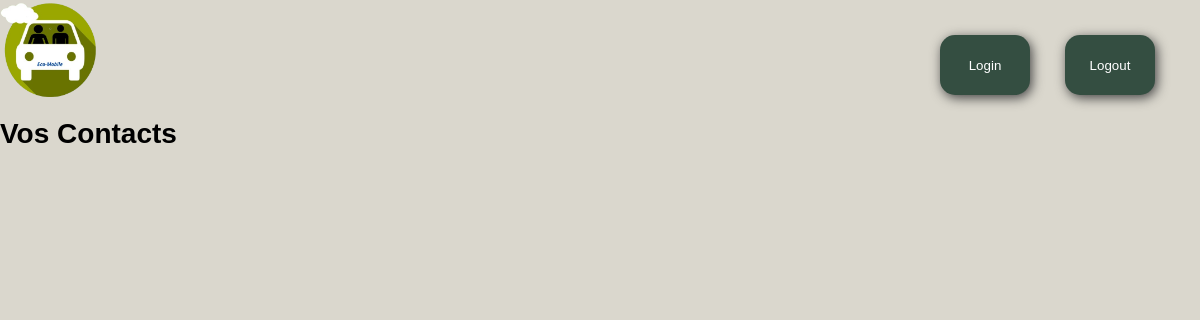
/contacts (signed in), run on an earlier commit of the app's database.
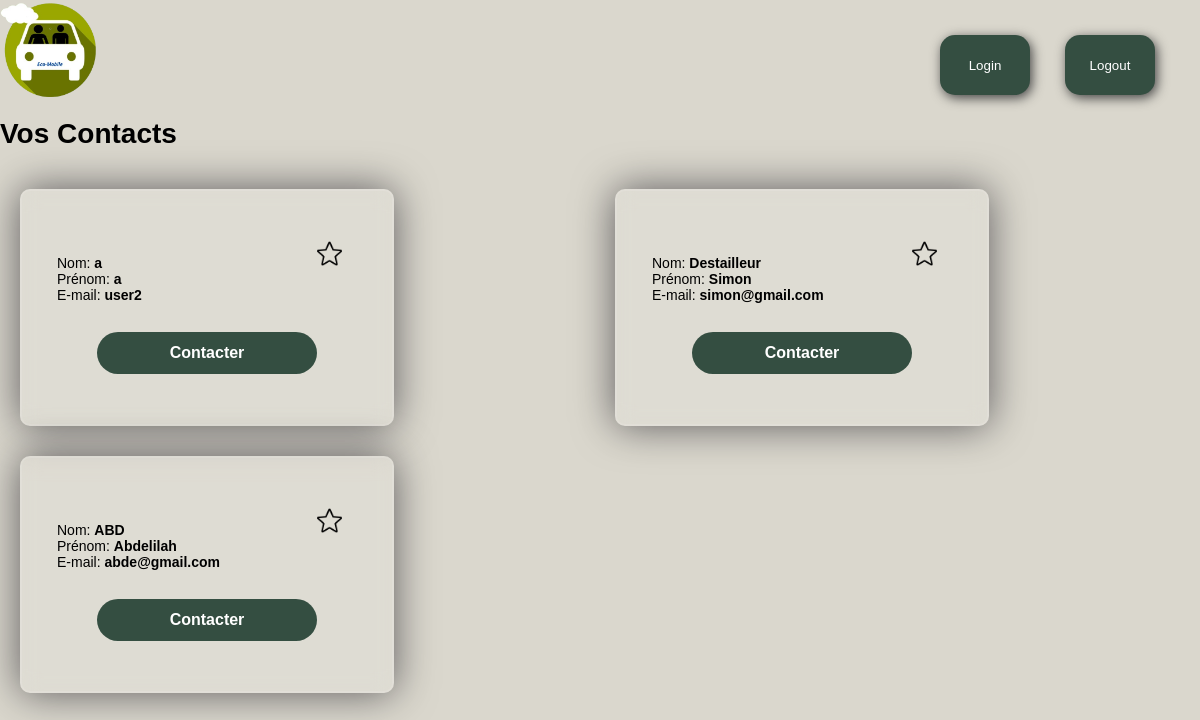
And on a later commit of the database.
### tables this page shows
CREATE TABLE identifiants (
	id INTEGER PRIMARY KEY AUTOINCREMENT,
	nom VARCHAR(100),
	prenom VARCHAR(100),
	numero VARCHAR(10),
	lat REAL,
	long REAL,
	username VARCHAR(255), -- Longueur maximale standard pour une adresse e-mail
	password VARCHAR(255), -- Longueur maximale pour le mot de passe
	creation_date TIMESTAMP DEFAULT CURRENT_TIMESTAMP,
	last_login TIMESTAMP,
	status BOOLEAN DEFAULT 0, -- TRUE pour activé, FALSE pour désactivé
	is_admin BOOLEAN DEFAULT 0 -- TRUE pour administrateur, FALSE pour utilisateur standard
);

### main.py (the view)
@app.route('/contacts')
def contacts():
	db, cursor = connect_db()
	cursor.execute(f"SELECT nom, prenom, username FROM identifiants WHERE username != '{get_username(request)}' ORDER BY last_login;")
	contacts = cursor.fetchall()
	return render_template('contacts.html', contacts=contacts)

### cryptage.py (called while the page is built)
def generate_fernet_key(master_key, seed):
    data = master_key.encode('utf-8')
    salt = seed.encode('utf-8')
    hkdf = HKDF(
        algorithm=hashes.SHA256(),
        length=32,  # Longueur de la clé de chiffrement AES (256 bits)
        salt=salt,
        info=None,
        backend=default_backend()
    )
    derived_key = hkdf.derive(data)
    return base64.urlsafe_b64encode(derived_key).decode()

def get_cookies_fernet(MASTER_KEY):
	cookies_seed = 'cookies' # graine de génération de la clé de cryptage des cookies # on définira une vraie clé plus tard # une nouvelle clé déconnectera toutes les sessions utilisateurs en cours
	cookies_key = generate_fernet_key(MASTER_KEY, cookies_seed) # clé de cryptage des cookies
	cookies_fernet = Fernet(cookies_key)
	return cookies_fernet

### func.py (called while the page is built)
def connect_db(name='db.sqlite'):
	connection = sqlite3.connect(name)
	return connection, connection.cursor()

### main.py (called while the page is built)
@app.before_request
def before_request():
	if not get_username(request) and not (request.path.endswith('.css') or request.path.endswith('.js') or request.path.endswith('.png') or request.path.endswith('.jpg') or request.path.endswith('.ico') or request.path.startswith('/login') or request.path.startswith('/signup') or request.path.startswith('/verif')):
		return redirect('/login?message=Veuillez vous connecter pour continuer')

def get_username(request): # get username from crypted cookie
	try:
		cookie = request.cookies.get(COOKIE_NAME)
		if cookie is not None:
			username = get_cookies_fernet(MASTER_KEY).decrypt(cookie.encode('utf-8')).decode('utf-8')
		else:
			username = None
	except InvalidToken:
		username = None
	return username

### templates/contacts.html (shortened to what this page needs)
<!DOCTYPE html>
<html lang="fr">
<head>
	<link rel="stylesheet" href="/static/style.css">
</head>
<body>
    <a href= "/"><img src="/static/Images/logo.png" class="logo" alt="Logo" /></a>
    <button class="buttonLog" id="buttonLogIn" onclick="location.href='/login'">Login</button>
    <button class="buttonLog" id="buttonLogOut" onclick="location.href='/logout'">Logout</button>
    <h1 class="main-title">Vos Contacts</h1>
    <div class="contactContainer">
    {% for contact in contacts %}
        <form action="/chat" method="get" class="formContacts">
                <img src="/static/Images/star.png" id="imgNonefav" class="defaut-fav" onclick="changeClass()">
                <p>Nom: <b> {{ contact[0] }} </b><br>
                    Prénom: <b> {{ contact[1] }} </b><br>
                    E-mail: <b> {{ contact[2] }} </b></p>
                <center><button type="submit">Contacter</button></center>
        </form>
    {% endfor %}
    </div>
</body>
</html>

### static/style.css (style rules this page uses)
body { margin-bottom: 10px; margin: 0 auto; font-family: Arial, Helvetica, sans-serif; font-size: 14px; color: black; background-color: #dad7cd; background-repeat: no-repeat; background-size: cover; }
.logo { height: 100px; width: 100px; }
.buttonLog { position: absolute; justify-content: space-between; height: 60px; width: 90px; margin-inline: 20px; text-decoration: none; color: #ffffff; background-color: #344e41; border-radius:15px; box-shadow: 2px 3px 12px #444444; border: none; margin-top: 10px; }
#buttonLogOut { top: 25px; right: 25px; }
#buttonLogIn { top: 25px; right: 150px; }
button[type="submit"],.valider { position: relative; width: 100%; padding: 12px; border-radius: 20px; background-color: #344e41; color: white; font-size: 16px; font-weight: bold; cursor: pointer; transition: background-color 0.3s ease; border-radius: 35em; width: 220px; margin-top: 15px; border: none; }
h1 { margin-top:15px; border: none; }
a { color:#363636 }
.formContacts { width: 300px; background-color: rgba(255,255,255,0.13); position: flex; border-radius: 10px; backdrop-filter: blur(10px); border: 2px solid rgba(255,255,255,0.1); box-shadow: 0 0 40px rgba(8,7,16,0.6); padding: 50px 35px; margin: 5px; }
.contactContainer { padding: 15px; display: grid; gap: 20px; grid-template-columns: repeat(auto-fill, minmax(400px, 1fr)); }
img.defaut-fav { position: absolute; right: 50px; width: 25px; height: 25px; display: block; }

What changed in the data, as far as the page shows it:
added identifiants: nom "a", prenom "a", username "user2"
added identifiants: nom "Destailleur", prenom "Simon", username "simon@gmail.com"
added identifiants: nom "ABD", prenom "Abdelilah", username "abde@gmail.com"
